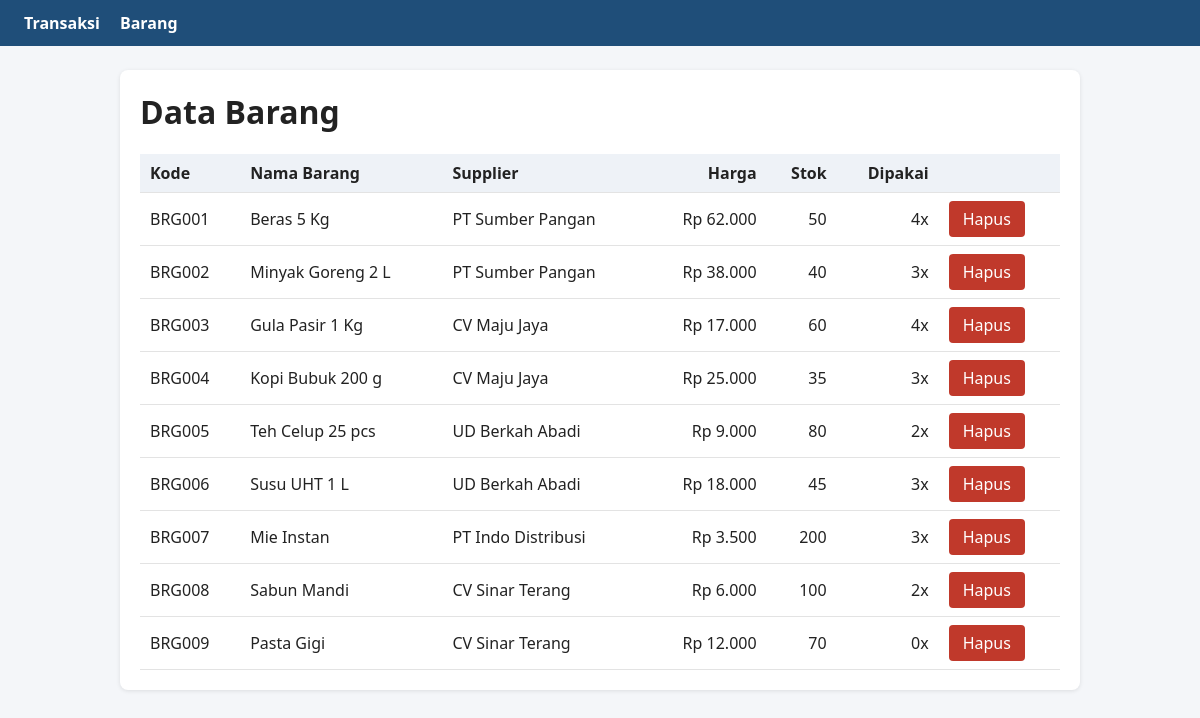
/Modul-6/25-113_Abdul_Rahman_Malik/data_penjualan/barang.php, run on the app's committed database.
### tables this page shows
CREATE TABLE barang (
  id          INT AUTO_INCREMENT PRIMARY KEY,
  kode_barang VARCHAR(10) NOT NULL UNIQUE,
  nama_barang VARCHAR(100) NOT NULL,
  harga       INT NOT NULL,
  stok        INT NOT NULL DEFAULT 0,
  supplier_id INT NOT NULL,
  CONSTRAINT fk_barang_supplier FOREIGN KEY (supplier_id)
    REFERENCES supplier(id) ON DELETE RESTRICT ON UPDATE CASCADE
);

CREATE TABLE supplier (
  id     INT AUTO_INCREMENT PRIMARY KEY,
  nama   VARCHAR(100) NOT NULL,
  telp   VARCHAR(12),
  alamat TEXT
);

### Modul-6/25-113_Abdul_Rahman_Malik/data_penjualan/barang.php (the view, shortened to what this page needs)
<?php
require 'koneksi.php';
$barang = $koneksi->query(
  "SELECT b.*, s.nama AS supplier,
          (SELECT COUNT(*) FROM transaksi_detail d WHERE d.barang_id = b.id) AS dipakai
   FROM barang b JOIN supplier s ON s.id = b.supplier_id ORDER BY b.id");
?>
<div class="card">
  <h1>Data Barang</h1>
  <table>
    <tr><th>Kode</th><th>Nama Barang</th><th>Supplier</th><th class="r">Harga</th><th class="r">Stok</th><th class="r">Dipakai</th><th></th></tr>
    <?php while ($b = $barang->fetch_assoc()): ?>
    <tr>
      <td><?= e($b['kode_barang']) ?></td>
      <td><?= e($b['nama_barang']) ?></td>
      <td><?= e($b['supplier']) ?></td>
      <td class="r"><?= rupiah($b['harga']) ?></td>
      <td class="r"><?= $b['stok'] ?></td>
      <td class="r"><?= $b['dipakai'] ?>x</td>
      <td>
        <form method="post" action="hapus_barang.php"
              onsubmit="return confirm('Hapus barang <?= e(addslashes($b['nama_barang'])) ?>?')">
          <button class="btn red" type="submit">Hapus</button>
        </form>
      </td>
    </tr>
    <?php endwhile; ?>
  </table>
</div>

### Modul-6/25-113_Abdul_Rahman_Malik/data_penjualan/koneksi.php (style rules this page uses)
body { font-family:Segoe UI,Arial,sans-serif;margin:0;background:#f4f6f9;color:#222 }
.card { background:#fff;border-radius:8px;padding:20px;margin-bottom:20px;box-shadow:0 1px 4px rgba(0,0,0,.1) }
h1,h2 { margin-top:0 }
table { width:100%;border-collapse:collapse }
th,td { padding:8px 10px;border-bottom:1px solid #e3e3e3;text-align:left }
th { background:#eef2f7 }
td.r,th.r { text-align:right }
.btn { display:inline-block;padding:7px 14px;border:0;border-radius:4px;background:#1f4e79;color:#fff;cursor:pointer;text-decoration:none;font:inherit }
.btn.red { background:#c0392b }

### data on the page
barang: kode_barang "BRG001", nama_barang "Beras 5 Kg", supplier.nama "PT Sumber Pangan", harga "Rp 62.000", stok "50", dipakai "4"
barang: kode_barang "BRG002", nama_barang "Minyak Goreng 2 L", supplier.nama "PT Sumber Pangan", harga "Rp 38.000", stok "40", dipakai "3"
barang: kode_barang "BRG003", nama_barang "Gula Pasir 1 Kg", supplier.nama "CV Maju Jaya", harga "Rp 17.000", stok "60", dipakai "4"
barang: kode_barang "BRG004", nama_barang "Kopi Bubuk 200 g", supplier.nama "CV Maju Jaya", harga "Rp 25.000", stok "35", dipakai "3"
barang: kode_barang "BRG005", nama_barang "Teh Celup 25 pcs", supplier.nama "UD Berkah Abadi", harga "Rp 9.000", stok "80", dipakai "2"
barang: kode_barang "BRG006", nama_barang "Susu UHT 1 L", supplier.nama "UD Berkah Abadi", harga "Rp 18.000", stok "45", dipakai "3"
barang: kode_barang "BRG007", nama_barang "Mie Instan", supplier.nama "PT Indo Distribusi", harga "Rp 3.500", stok "200", dipakai "3"
barang: kode_barang "BRG008", nama_barang "Sabun Mandi", supplier.nama "CV Sinar Terang", harga "Rp 6.000", stok "100", dipakai "2"
barang: kode_barang "BRG009", nama_barang "Pasta Gigi", supplier.nama "CV Sinar Terang", harga "Rp 12.000", stok "70", dipakai "0"
